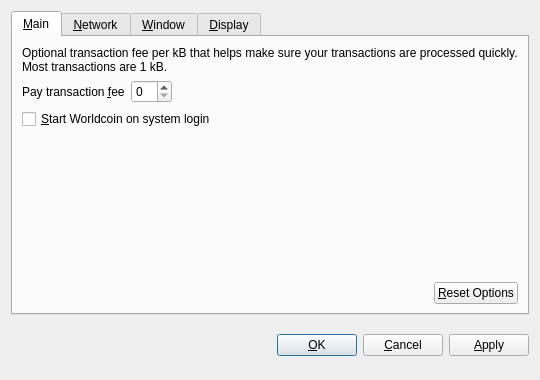
<?xml version="1.0" encoding="UTF-8"?>
<ui version="4.0">
 <class>OptionsDialog</class>
 <widget class="QDialog" name="OptionsDialog">
  <property name="geometry">
   <rect>
    <x>0</x>
    <y>0</y>
    <width>540</width>
    <height>380</height>
   </rect>
  </property>
  <property name="windowTitle">
   <string>Options</string>
  </property>
  <property name="modal">
   <bool>true</bool>
  </property>
  <layout class="QVBoxLayout" name="verticalLayout">
   <item>
    <widget class="QTabWidget" name="tabWidget">
     <property name="tabPosition">
      <enum>QTabWidget::North</enum>
     </property>
     <property name="currentIndex">
      <number>0</number>
     </property>
     <widget class="QWidget" name="tabMain">
      <attribute name="title">
       <string>&amp;Main</string>
      </attribute>
      <layout class="QVBoxLayout" name="verticalLayout_Main">
       <item>
        <widget class="QLabel" name="transactionFeeInfoLabel">
         <property name="text">
          <string>Optional transaction fee per kB that helps make sure your transactions are processed quickly. Most transactions are 1 kB.</string>
         </property>
         <property name="textFormat">
          <enum>Qt::PlainText</enum>
         </property>
         <property name="wordWrap">
          <bool>true</bool>
         </property>
        </widget>
       </item>
       <item>
        <layout class="QHBoxLayout" name="horizontalLayout_1_Main">
         <item>
          <widget class="QLabel" name="transactionFeeLabel">
           <property name="text">
            <string>Pay transaction &amp;fee</string>
           </property>
           <property name="textFormat">
            <enum>Qt::PlainText</enum>
           </property>
           <property name="buddy">
            <cstring>transactionFee</cstring>
           </property>
          </widget>
         </item>
         <item>
          <widget class="BitcoinAmountField" name="transactionFee"/>
         </item>
         <item>
          <spacer name="horizontalSpacer_1_Main">
           <property name="orientation">
            <enum>Qt::Horizontal</enum>
           </property>
           <property name="sizeHint" stdset="0">
            <size>
             <width>40</width>
             <height>20</height>
            </size>
           </property>
          </spacer>
         </item>
        </layout>
       </item>
       <item>
        <widget class="QCheckBox" name="bitcoinAtStartup">
         <property name="toolTip">
          <string>Automatically start Worldcoin after logging in to the system.</string>
         </property>
         <property name="text">
          <string>&amp;Start Worldcoin on system login</string>
         </property>
        </widget>
       </item>
       <item>
        <spacer name="verticalSpacer_Main">
         <property name="orientation">
          <enum>Qt::Vertical</enum>
         </property>
         <property name="sizeHint" stdset="0">
          <size>
           <width>20</width>
           <height>40</height>
          </size>
         </property>
        </spacer>
       </item>
       <item>
        <layout class="QHBoxLayout" name="horizontalLayout_2_Main">
         <item>
          <spacer name="horizontalSpacer_2_Main">
           <property name="orientation">
            <enum>Qt::Horizontal</enum>
           </property>
           <property name="sizeHint" stdset="0">
            <size>
             <width>40</width>
             <height>20</height>
            </size>
           </property>
          </spacer>
         </item>
         <item>
          <widget class="QPushButton" name="resetButton">
           <property name="toolTip">
            <string>Reset all client options to default.</string>
           </property>
           <property name="text">
            <string>&amp;Reset Options</string>
           </property>
           <property name="autoDefault">
            <bool>false</bool>
           </property>
          </widget>
         </item>
        </layout>
       </item>
      </layout>
     </widget>
     <widget class="QWidget" name="tabNetwork">
      <attribute name="title">
       <string>&amp;Network</string>
      </attribute>
      <layout class="QVBoxLayout" name="verticalLayout_Network">
       <item>
        <widget class="QCheckBox" name="mapPortUpnp">
         <property name="toolTip">
          <string>Automatically open the Worldcoin client port on the router. This only works when your router supports UPnP and it is enabled.</string>
         </property>
         <property name="text">
          <string>Map port using &amp;UPnP</string>
         </property>
        </widget>
       </item>
       <item>
        <widget class="QCheckBox" name="connectSocks">
         <property name="toolTip">
          <string>Connect to the Worldcoin network through a SOCKS proxy (e.g. when connecting through Tor).</string>
         </property>
         <property name="text">
          <string>&amp;Connect through SOCKS proxy:</string>
         </property>
        </widget>
       </item>
       <item>
        <layout class="QHBoxLayout" name="horizontalLayout_Network">
         <item>
          <widget class="QLabel" name="proxyIpLabel">
           <property name="text">
            <string>Proxy &amp;IP:</string>
           </property>
           <property name="textFormat">
            <enum>Qt::PlainText</enum>
           </property>
           <property name="buddy">
            <cstring>proxyIp</cstring>
           </property>
          </widget>
         </item>
         <item>
          <widget class="QValidatedLineEdit" name="proxyIp">
           <property name="maximumSize">
            <size>
             <width>140</width>
             <height>16777215</height>
            </size>
           </property>
           <property name="toolTip">
            <string>IP address of the proxy (e.g. 127.0.0.1)</string>
           </property>
          </widget>
         </item>
         <item>
          <widget class="QLabel" name="proxyPortLabel">
           <property name="text">
            <string>&amp;Port:</string>
           </property>
           <property name="textFormat">
            <enum>Qt::PlainText</enum>
           </property>
           <property name="buddy">
            <cstring>proxyPort</cstring>
           </property>
          </widget>
         </item>
         <item>
          <widget class="QLineEdit" name="proxyPort">
           <property name="maximumSize">
            <size>
             <width>55</width>
             <height>16777215</height>
            </size>
           </property>
           <property name="toolTip">
            <string>Port of the proxy (e.g. 9050)</string>
           </property>
          </widget>
         </item>
         <item>
          <widget class="QLabel" name="socksVersionLabel">
           <property name="text">
            <string>SOCKS &amp;Version:</string>
           </property>
           <property name="textFormat">
            <enum>Qt::PlainText</enum>
           </property>
           <property name="buddy">
            <cstring>socksVersion</cstring>
           </property>
          </widget>
         </item>
         <item>
          <widget class="QValueComboBox" name="socksVersion">
           <property name="toolTip">
            <string>SOCKS version of the proxy (e.g. 5)</string>
           </property>
          </widget>
         </item>
         <item>
          <spacer name="horizontalSpacer_Network">
           <property name="orientation">
            <enum>Qt::Horizontal</enum>
           </property>
           <property name="sizeHint" stdset="0">
            <size>
             <width>40</width>
             <height>20</height>
            </size>
           </property>
          </spacer>
         </item>
        </layout>
       </item>
       <item>
        <spacer name="verticalSpacer_Network">
         <property name="orientation">
          <enum>Qt::Vertical</enum>
         </property>
         <property name="sizeHint" stdset="0">
          <size>
           <width>20</width>
           <height>40</height>
          </size>
         </property>
        </spacer>
       </item>
      </layout>
     </widget>
     <widget class="QWidget" name="tabWindow">
      <attribute name="title">
       <string>&amp;Window</string>
      </attribute>
      <layout class="QVBoxLayout" name="verticalLayout_Window">
       <item>
        <widget class="QCheckBox" name="minimizeToTray">
         <property name="toolTip">
          <string>Show only a tray icon after minimizing the window.</string>
         </property>
         <property name="text">
          <string>&amp;Minimize to the tray instead of the taskbar</string>
         </property>
        </widget>
       </item>
       <item>
        <widget class="QCheckBox" name="minimizeOnClose">
         <property name="toolTip">
          <string>Minimize instead of exit the application when the window is closed. When this option is enabled, the application will be closed only after selecting Quit in the menu.</string>
         </property>
         <property name="text">
          <string>M&amp;inimize on close</string>
         </property>
        </widget>
       </item>
       <item>
        <spacer name="verticalSpacer_Window">
         <property name="orientation">
          <enum>Qt::Vertical</enum>
         </property>
         <property name="sizeHint" stdset="0">
          <size>
           <width>20</width>
           <height>40</height>
          </size>
         </property>
        </spacer>
       </item>
      </layout>
     </widget>
     <widget class="QWidget" name="tabDisplay">
      <attribute name="title">
       <string>&amp;Display</string>
      </attribute>
      <layout class="QVBoxLayout" name="verticalLayout_Display">
       <item>
        <layout class="QHBoxLayout" name="horizontalLayout_1_Display">
         <item>
          <widget class="QLabel" name="langLabel">
           <property name="text">
            <string>User Interface &amp;language:</string>
           </property>
           <property name="textFormat">
            <enum>Qt::PlainText</enum>
           </property>
           <property name="buddy">
            <cstring>lang</cstring>
           </property>
          </widget>
         </item>
         <item>
          <widget class="QValueComboBox" name="lang">
           <property name="toolTip">
            <string>The user interface language can be set here. This setting will take effect after restarting Worldcoin.</string>
           </property>
          </widget>
         </item>
        </layout>
       </item>
       <item>
        <layout class="QHBoxLayout" name="horizontalLayout_2_Display">
         <item>
          <widget class="QLabel" name="unitLabel">
           <property name="text">
            <string>&amp;Unit to show amounts in:</string>
           </property>
           <property name="textFormat">
            <enum>Qt::PlainText</enum>
           </property>
           <property name="buddy">
            <cstring>unit</cstring>
           </property>
          </widget>
         </item>
         <item>
          <widget class="QValueComboBox" name="unit">
           <property name="toolTip">
            <string>Choose the default subdivision unit to show in the interface and when sending coins.</string>
           </property>
          </widget>
         </item>
        </layout>
       </item>
       <item>
        <widget class="QCheckBox" name="displayAddresses">
         <property name="toolTip">
          <string>Whether to show Worldcoin addresses in the transaction list or not.</string>
         </property>
         <property name="text">
          <string>&amp;Display addresses in transaction list</string>
         </property>
        </widget>
       </item>
       <item>
        <spacer name="verticalSpacer_Display">
         <property name="orientation">
          <enum>Qt::Vertical</enum>
         </property>
         <property name="sizeHint" stdset="0">
          <size>
           <width>20</width>
           <height>40</height>
          </size>
         </property>
        </spacer>
       </item>
      </layout>
     </widget>
    </widget>
   </item>
   <item>
    <layout class="QHBoxLayout" name="horizontalLayout_Buttons">
     <item>
      <spacer name="horizontalSpacer_1">
       <property name="orientation">
        <enum>Qt::Horizontal</enum>
       </property>
       <property name="sizeHint" stdset="0">
        <size>
         <width>40</width>
         <height>48</height>
        </size>
       </property>
      </spacer>
     </item>
     <item>
      <widget class="QLabel" name="statusLabel">
       <property name="font">
        <font>
         <weight>75</weight>
         <bold>true</bold>
        </font>
       </property>
       <property name="text">
        <string/>
       </property>
       <property name="textFormat">
        <enum>Qt::PlainText</enum>
       </property>
       <property name="wordWrap">
        <bool>true</bool>
       </property>
      </widget>
     </item>
     <item>
      <spacer name="horizontalSpacer_2">
       <property name="orientation">
        <enum>Qt::Horizontal</enum>
       </property>
       <property name="sizeHint" stdset="0">
        <size>
         <width>40</width>
         <height>48</height>
        </size>
       </property>
      </spacer>
     </item>
     <item>
      <widget class="QPushButton" name="okButton">
       <property name="text">
        <string>&amp;OK</string>
       </property>
      </widget>
     </item>
     <item>
      <widget class="QPushButton" name="cancelButton">
       <property name="text">
        <string>&amp;Cancel</string>
       </property>
       <property name="autoDefault">
        <bool>false</bool>
       </property>
      </widget>
     </item>
     <item>
      <widget class="QPushButton" name="applyButton">
       <property name="text">
        <string>&amp;Apply</string>
       </property>
       <property name="autoDefault">
        <bool>false</bool>
       </property>
      </widget>
     </item>
    </layout>
   </item>
  </layout>
 </widget>
 <customwidgets>
  <customwidget>
   <class>BitcoinAmountField</class>
   <extends>QSpinBox</extends>
   <header>bitcoinamountfield.h</header>
  </customwidget>
  <customwidget>
   <class>QValueComboBox</class>
   <extends>QComboBox</extends>
   <header>qvaluecombobox.h</header>
  </customwidget>
  <customwidget>
   <class>QValidatedLineEdit</class>
   <extends>QLineEdit</extends>
   <header>qvalidatedlineedit.h</header>
  </customwidget>
 </customwidgets>
 <resources/>
 <connections/>
</ui>
